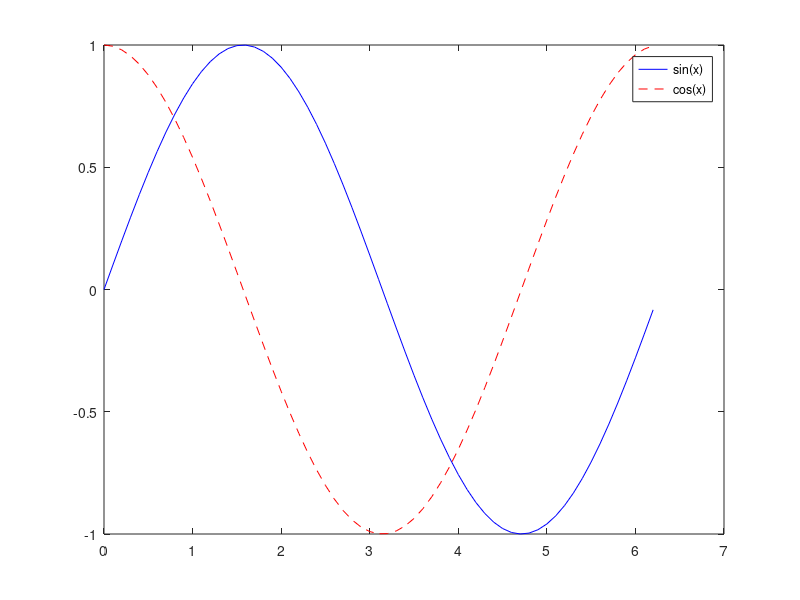

MATLAB code for this plot:
x=0:0.1:2*pi;
y1=sin(x);
y2=cos(x);
plot(x,y1,'b-',x,y2,'r--');
plot(x,y1,'b-',x,y2,'r--');
legend('sin(x)','cos(x)');